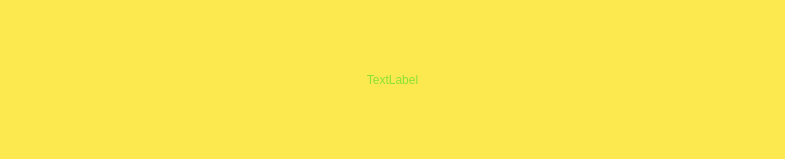
<?xml version="1.0" encoding="UTF-8"?>
<ui version="4.0">
 <class>messageLable</class>
 <widget class="QWidget" name="messageLable">
  <property name="geometry">
   <rect>
    <x>0</x>
    <y>0</y>
    <width>785</width>
    <height>159</height>
   </rect>
  </property>
  <property name="windowTitle">
   <string>Form</string>
  </property>
  <property name="styleSheet">
   <string notr="true">QWidget#messageLable{
	background-color: rgb(252, 233, 79);
}</string>
  </property>
  <layout class="QGridLayout" name="gridLayout">
   <property name="leftMargin">
    <number>0</number>
   </property>
   <property name="topMargin">
    <number>0</number>
   </property>
   <property name="rightMargin">
    <number>0</number>
   </property>
   <property name="bottomMargin">
    <number>0</number>
   </property>
   <property name="spacing">
    <number>0</number>
   </property>
   <item row="0" column="0">
    <widget class="QLabel" name="labelHint">
     <property name="styleSheet">
      <string notr="true">color: rgb(138, 226, 52);</string>
     </property>
     <property name="text">
      <string>TextLabel</string>
     </property>
     <property name="alignment">
      <set>Qt::AlignCenter</set>
     </property>
    </widget>
   </item>
  </layout>
 </widget>
 <resources/>
 <connections/>
</ui>
